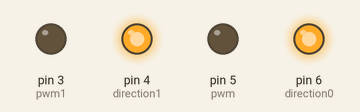
A sketch run on a simulated Arduino Uno, built with avr-gcc and run on an emulated ATmega328P. On the bench: output pins drawn as LEDs (lit = HIGH).

Above: at 0.05 s.
At 3.95 s:
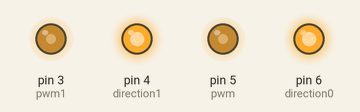
At 5.0 s:
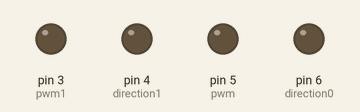
At 7.95 s:
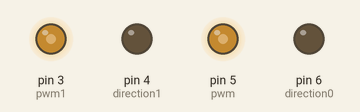
Timing chart, 0 to 10.4 s (numbered marks = the images above):
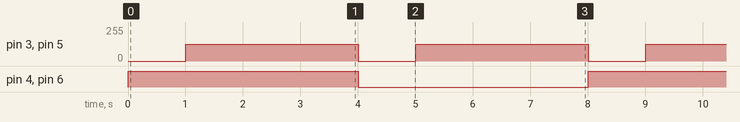

The sketch:

Autonomous_Systems_Project_Hardware_OLR__Actuators__Team_1.ino
```cpp
void setup() {
  // put your setup code here, to run once:
 Serial.begin(9600);

  pinMode(3, OUTPUT); //pwm1
  pinMode(4, OUTPUT); //direction1
  pinMode(5, OUTPUT); //pwm
  pinMode(6, OUTPUT); //direction0

}

void loop() {
  digitalWrite(4, HIGH);
  analogWrite(3, 0);
  digitalWrite(6, HIGH);
  analogWrite(5, 0);
  delay(1000);
  analogWrite(3,125);
  analogWrite(5,125);
  delay(3000);
  digitalWrite(4, LOW);
  analogWrite(3, 0);
  digitalWrite(6, LOW);
  analogWrite(5, 0);
  delay(1000);
  analogWrite(3,125);
  analogWrite(5,125);
  delay(3000);
}
```

Measured:
- by itself, pin 3 (pwm1), pin 5 (pwm): alternates 125/255 for 3.0 s and 0/255 for 1.0 s
- by itself, pin 4 (direction1), pin 6 (direction0): alternates HIGH for 4.0 s and LOW for 4.0 s
